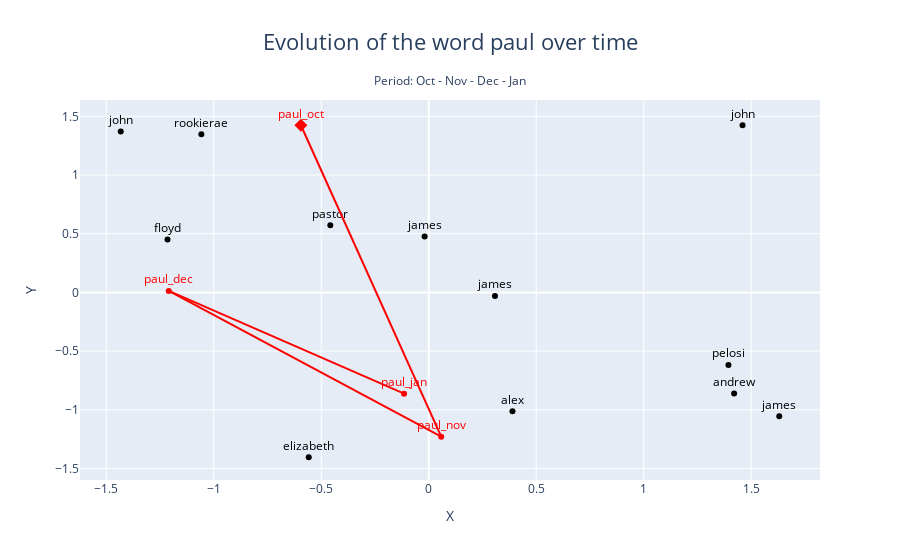

Notebook code cell kept with this figure:
### Markdown cell above
### Temporally changing embeddings

### Code cell
plot_temporal_changing_embedding(target_word_pelosi, selected_models_monthly_pelosi, top_n=3, title=title_pelosi, subtitle=subtitle_pelosi, use_tsne=True)

### Figure 1 — Plotly figure (JSON) as saved in the notebook; plotly's stock layout.template omitted (floating-point values rounded to 4 significant figures)
{"data": [{"marker": {"color": "black"}, "mode": "markers+text", "text": ["floyd"], "textfont": {"color": "black"}, "textposition": "top center", "x": [-1.215], "y": [0.4506], "type": "scatter"}, {"marker": {"color": "black"}, "mode": "markers+text", "text": ["andrew"], "textfont": {"color": "black"}, "textposition": "top center", "x": [1.42], "y": [-0.8614], "type": "scatter"}, {"marker": {"color": "black"}, "mode": "markers+text", "text": ["alex"], "textfont": {"color": "black"}, "textposition": "top center", "x": [0.3895], "y": [-1.013], "type": "scatter"}, {"marker": {"color": "red"}, "mode": "markers+text", "text": ["paul_oct"], "textfont": {"color": "red"}, "textposition": "top center", "x": [-0.5948], "y": [1.424], "type": "scatter"}, {"marker": {"color": "black"}, "mode": "markers+text", "text": ["james"], "textfont": {"color": "black"}, "textposition": "top center", "x": [-0.01929], "y": [0.4772], "type": "scatter"}, {"marker": {"color": "black"}, "mode": "markers+text", "text": ["pelosi"], "textfont": {"color": "black"}, "textposition": "top center", "x": [1.394], "y": [-0.6185], "type": "scatter"}, {"marker": {"color": "black"}, "mode": "markers+text", "text": ["john"], "textfont": {"color": "black"}, "textposition": "top center", "x": [-1.433], "y": [1.371], "type": "scatter"}, {"marker": {"color": "red"}, "mode": "markers+text", "text": ["paul_nov"], "textfont": {"color": "red"}, "textposition": "top center", "x": [0.05796], "y": [-1.229], "type": "scatter"}, {"marker": {"color": "black"}, "mode": "markers+text", "text": ["james"], "textfont": {"color": "black"}, "textposition": "top center", "x": [0.3081], "y": [-0.03138], "type": "scatter"}, {"marker": {"color": "black"}, "mode": "markers+text", "text": ["elizabeth"], "textfont": {"color": "black"}, "textposition": "top center", "x": [-0.5583], "y": [-1.405], "type": "scatter"}, {"marker": {"color": "black"}, "mode": "markers+text", "text": ["john"], "textfont": {"color": "black"}, "textposition": "top center", "x": [1.46], "y": [1.423], "type": "scatter"}, {"marker": {"color": "red"}, "mode": "markers+text", "text": ["paul_dec"], "textfont": {"color": "red"}, "textposition": "top center", "x": [-1.209], "y": [0.01262], "type": "scatter"}, {"marker": {"color": "black"}, "mode": "markers+text", "text": ["james"], "textfont": {"color": "black"}, "textposition": "top center", "x": [1.63], "y": [-1.056], "type": "scatter"}, {"marker": {"color": "black"}, "mode": "markers+text", "text": ["rookierae"], "textfont": {"color": "black"}, "textposition": "top center", "x": [-1.058], "y": [1.347], "type": "scatter"}, {"marker": {"color": "black"}, "mode": "markers+text", "text": ["pastor"], "textfont": {"color": "black"}, "textposition": "top center", "x": [-0.4579], "y": [0.5714], "type": "scatter"}, {"marker": {"color": "red"}, "mode": "markers+text", "text": ["paul_jan"], "textfont": {"color": "red"}, "textposition": "top center", "x": [-0.1147], "y": [-0.8625], "type": "scatter"}, {"marker": {"color": "red", "size": 10, "symbol": "diamond"}, "mode": "markers", "x": [-0.5948], "y": [1.424], "type": "scatter"}, {"line": {"color": "red"}, "mode": "lines", "x": [-0.5948, 0.05796], "y": [1.424, -1.229], "type": "scatter"}, {"line": {"color": "red"}, "mode": "lines", "x": [0.05796, -1.209], "y": [-1.229, 0.01262], "type": "scatter"}, {"line": {"color": "red"}, "mode": "lines", "x": [-1.209, -0.1147], "y": [0.01262, -0.8625], "type": "scatter"}], "layout": {"annotations": [{"showarrow": false, "text": "Period: Oct - Nov - Dec - Jan", "x": 0.5, "xref": "paper", "y": 1.08, "yref": "paper"}], "showlegend": false, "title": {"font": {"size": 22}, "text": "Evolution of the word paul over time", "x": 0.5}, "xaxis": {"title": {"text": "X"}}, "yaxis": {"title": {"text": "Y"}}}}
